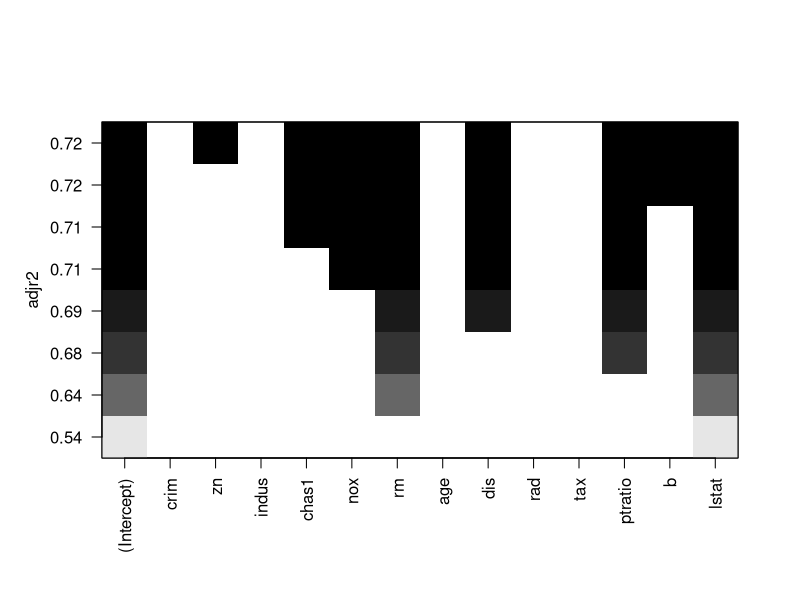

This figure's R source:
#install.packages("mlbench")
library(mlbench)
data(BostonHousing)
str(BostonHousing)
help("BostonHousing")

m <- lm(medv ~ . , data = BostonHousing)
m_step <- step(m, direciton = "both")
#모든 조합에 대한 회귀식평가
#install.packages("leaps")
library(leaps)

all_m <- regsubsets(medv~ . , data = BostonHousing)
sm <- summary(all_m)
sm$bic
sm$adjr2

plot(all_m, scale="adjr2")
